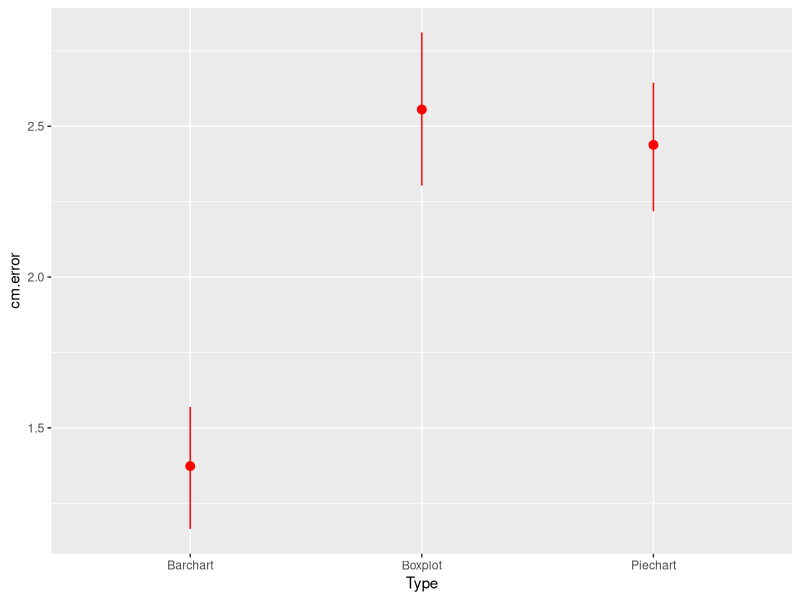
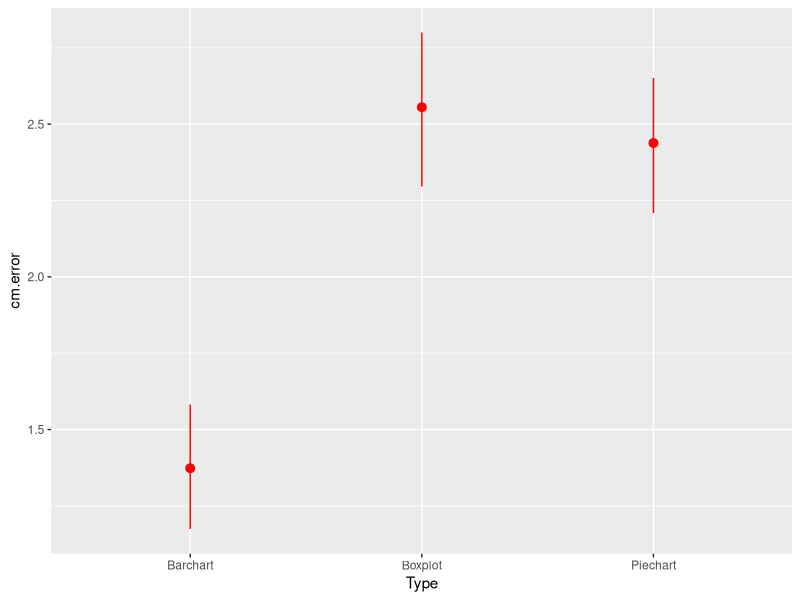

Reproduce these figures in R, in order.
#install.packages("ggplot2", repos = "http://cran.us.r-project.org") # if not already installed
#install.packages("ggrepel", repos = "http://cran.us.r-project.org") # if not already installed
#install.packages("tidyverse", repos = "http://cran.us.r-project.org") # if not already installed
#install.packages("Hmisc", repos = "http://cran.us.r-project.org") # if not already installed

library(ggplot2)
library(Hmisc)

pdf(NULL)

data <- read.csv('./data/data_final.csv')
ggplot(data, aes(x = Type, y = cm.error)) + stat_summary(fun.data = 'mean_cl_boot', colour = 'red', size = 0.5)
#stat_summary(mapping = NULL, data = NULL, geom = "pointrange", position = "identity")

ggsave('./img/plot.png')
